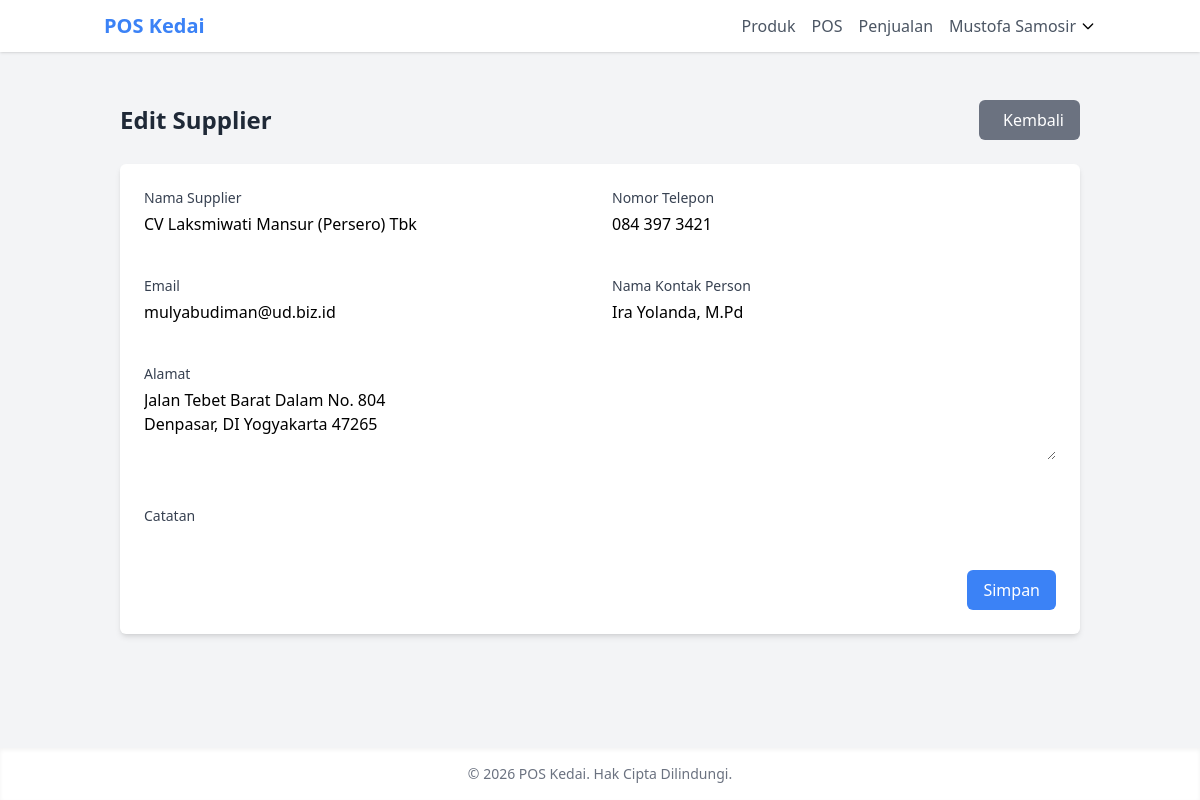
/inventory/suppliers/1/edit/ (signed in), run on the app's committed database.
### core/models.py (models this page shows, shortened)
class User(AbstractUser):
    class Role(models.TextChoices):
        ADMIN = 'ADMIN', _('Admin')
        OWNER = 'OWNER', _('Pemilik Toko')
        EMPLOYEE = 'EMPLOYEE', _('Karyawan')
    username = None
    email = models.EmailField(_('alamat email'), unique=True)
    role = models.CharField(
        max_length=10,
        choices=Role.choices,
        default=Role.EMPLOYEE,
        verbose_name=_('peran')
    )
    phone_number = models.CharField(_('nomor telepon'), max_length=15, blank=True)
    address = models.TextField(_('alamat'), blank=True)
    profile_picture = models.ImageField(
        upload_to='profile_pictures/',
        blank=True,
        null=True,
        verbose_name=_('foto profil')
    )
    date_joined = models.DateTimeField(_('tanggal bergabung'), auto_now_add=True)
    last_login = models.DateTimeField(_('terakhir login'), auto_now=True)
    is_active = models.BooleanField(_('aktif'), default=True)
    objects = UserManager()
    USERNAME_FIELD = 'email'
    REQUIRED_FIELDS = []
    class Meta:
        verbose_name = _('pengguna')
        verbose_name_plural = _('pengguna')
    @property
    def is_admin(self):
        return self.role == self.Role.ADMIN
    @property
    def is_owner(self):
        return self.role == self.Role.OWNER

### inventory/models.py (models this page shows, shortened)
class Supplier(models.Model):
    name = models.CharField(_('nama supplier'), max_length=255)
    contact_person = models.CharField(_('kontak person'), max_length=255, blank=True)
    phone = models.CharField(_('telepon'), max_length=20)
    email = models.EmailField(_('email'), blank=True)
    address = models.TextField(_('alamat'))
    created_at = models.DateTimeField(_('dibuat pada'), auto_now_add=True)
    updated_at = models.DateTimeField(_('diperbarui pada'), auto_now=True)
    class Meta:
        verbose_name = _('supplier')
        verbose_name_plural = _('supplier')
        ordering = ['name']

### inventory/views.py (the view)
# urls.py: path('suppliers/<int:pk>/edit/', views.edit_supplier, name='edit_supplier'),
@login_required
def edit_supplier(request, pk):
    supplier = get_object_or_404(Supplier, pk=pk)
    if request.method == 'POST':
        form = SupplierForm(request.POST, instance=supplier)
        if form.is_valid():
            form.save()
            messages.success(request, 'Supplier berhasil diperbarui.')
            return redirect('inventory:supplier_detail', pk=supplier.pk)
    else:
        form = SupplierForm(instance=supplier)
    return render(request, 'inventory/supplier_form.html', {'form': form, 'title': 'Edit Supplier'})

### inventory/views.py
class SupplierForm(forms.ModelForm):
    class Meta:
        model = Supplier
        fields = ['name', 'contact_person', 'phone', 'email', 'address']
        widgets = {
            'name': forms.TextInput(attrs={'class': 'form-input w-full rounded-md'}),
            'contact_person': forms.TextInput(attrs={'class': 'form-input w-full rounded-md'}),
            'phone': forms.TextInput(attrs={'class': 'form-input w-full rounded-md'}),
            'email': forms.EmailInput(attrs={'class': 'form-input w-full rounded-md'}),
            'address': forms.Textarea(attrs={'class': 'form-textarea w-full rounded-md', 'rows': 3}),
        }

### templates/inventory/supplier_form.html (shortened to what this page needs)
{% extends 'base/base.html' %}
{% block content %}
<div class="container mx-auto px-4 py-6">
    <div class="flex justify-between items-center mb-6">
        <h1 class="text-2xl font-bold text-gray-800">{{ title }}</h1>
        <a href="{% url 'inventory:supplier_list' %}" class="bg-gray-500 hover:bg-gray-600 text-white py-2 px-4 rounded-md">
             Kembali
        </a>
    </div>
    <div class="bg-white shadow-md rounded-md p-6">
        <form method="post">
            <div class="grid grid-cols-1 md:grid-cols-2 gap-6">
                <div class="mb-4">
                    <label for="{{ form.name.id_for_label }}" class="block text-sm font-medium text-gray-700 mb-1">Nama Supplier</label>
                    {{ form.name }}
                </div>
                <div class="mb-4">
                    <label for="{{ form.phone.id_for_label }}" class="block text-sm font-medium text-gray-700 mb-1">Nomor Telepon</label>
                    {{ form.phone }}
                </div>
                <div class="mb-4">
                    <label for="{{ form.email.id_for_label }}" class="block text-sm font-medium text-gray-700 mb-1">Email</label>
                    {{ form.email }}
                </div>
                <div class="mb-4">
                    <label for="{{ form.contact_person.id_for_label }}" class="block text-sm font-medium text-gray-700 mb-1">Nama Kontak Person</label>
                    {{ form.contact_person }}
                </div>
                <div class="mb-4 md:col-span-2">
                    <label for="{{ form.address.id_for_label }}" class="block text-sm font-medium text-gray-700 mb-1">Alamat</label>
                    {{ form.address }}
                </div>
                <div class="mb-4 md:col-span-2">
                    <label for="{{ form.notes.id_for_label }}" class="block text-sm font-medium text-gray-700 mb-1">Catatan</label>
                </div>
            </div>
            <div class="flex justify-end mt-6">
                <button type="submit" class="bg-blue-500 hover:bg-blue-600 text-white py-2 px-4 rounded-md">
                    Simpan
                </button>
            </div>
        </form>
    </div>
</div>
{% endblock %}

### templates/base/base.html (shortened to what this page needs)
<!DOCTYPE html>
<html lang="id">
<head>
    <script src="https://cdn.tailwindcss.com"></script>
</head>
<body class="bg-gray-100 min-h-screen flex flex-col">
    <header class="bg-white shadow">
        <nav class="container mx-auto px-4 py-3 flex justify-between items-center">
            <div class="flex items-center space-x-4">
                <a href="{% url 'dashboard' %}" class="text-xl font-bold text-primary">POS Kedai</a>
            </div>
            <div class="hidden md:flex items-center space-x-4">
                {% if user.is_authenticated %}
                    <a href="{% url 'inventory:product_list' %}" class="text-gray-600 hover:text-primary">Produk</a>
                    <a href="{% url 'inventory:pos' %}" class="text-gray-600 hover:text-primary">POS</a>
                    <a href="{% url 'inventory:sale_list' %}" class="text-gray-600 hover:text-primary">Penjualan</a>
                    <div class="relative" x-data="{ open: false }">
                        <button @click="open = !open" class="flex items-center space-x-1 focus:outline-none">
                            <span class="text-gray-600">{{ user.get_full_name|default:user.email }}</span>
                            <svg class="w-4 h-4" fill="none" stroke="currentColor" viewBox="0 0 24 24" xmlns="http://www.w3.org/2000/svg">
                                <path stroke-linecap="round" stroke-linejoin="round" stroke-width="2" d="M19 9l-7 7-7-7"></path>
                            </svg>
                        </button>
                    </div>
                {% else %}
                    <a href="{% url 'login' %}" class="text-gray-600 hover:text-primary">Login</a>
                {% endif %}
            </div>
        </nav>
    </header>
    <main class="flex-grow container mx-auto px-4 py-6">
        {% block content %}{% endblock %}
    </main>
    <footer class="bg-white shadow-inner py-4">
        <div class="container mx-auto px-4 text-center text-gray-500 text-sm">
            &copy; {% now "Y" %} POS Kedai. Hak Cipta Dilindungi.
        </div>
    </footer>
</body>
</html>

### data on the page
User: get_full_name "Mustofa Samosir"
Supplier: name "CV Laksmiwati Mansur (Persero) Tbk", phone "084 397 3421", email "mulyabudiman@ud.biz.id", contact_person "Ira Yolanda, M.Pd", address "Jalan Tebet Barat Dalam No. 804 Denpasar, DI Yogyakarta 47265"

### other printed values
{{ title }} "Edit Supplier"
